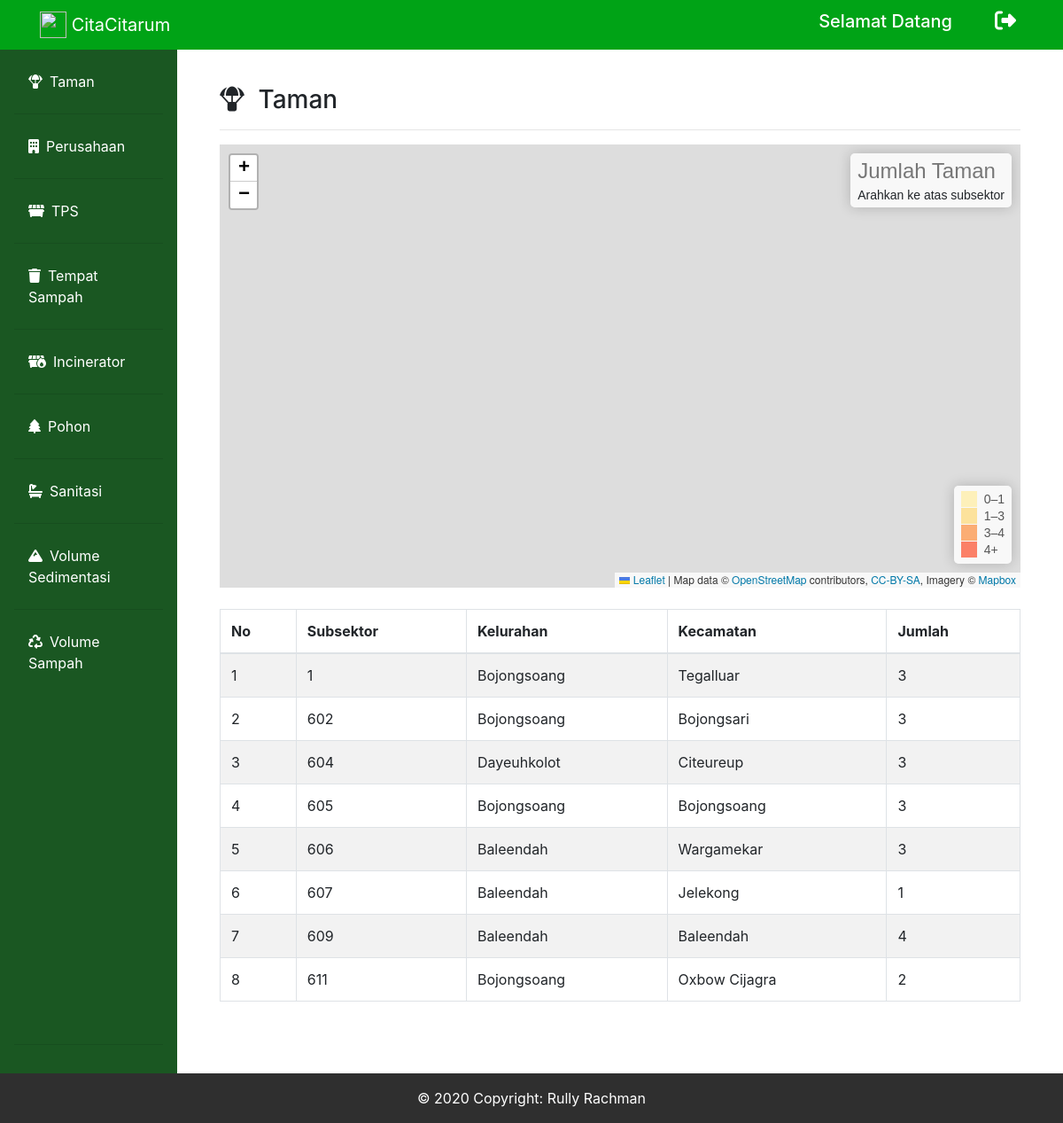
Page /dansektor_laporansektor.php on the committed database.
### tables this page shows
CREATE TABLE `taman` (
  `id_taman` int(50) NOT NULL,
  `id_subsektor` int(50) NOT NULL,
  `kelurahan` varchar(200) NOT NULL,
  `kecamatan` varchar(200) NOT NULL,
  `tahun` varchar(100) NOT NULL,
  `jumlah` int(200) NOT NULL
);

### dansektor_laporansektor.php (the view, shortened to what this page needs)
<?php
include("connect.php");
?>
<!doctype html>
<html lang="en">
  <head>
    <link rel="stylesheet" href="https://stackpath.bootstrapcdn.com/bootstrap/4.4.1/css/bootstrap.min.css">
    <link rel="stylesheet" href="https://unpkg.com/leaflet@1.6.0/dist/leaflet.css"crossorigin=""/>
    <link rel="stylesheet" href="fontawesome/css/all.min.css">
  </head>
  <body>
        <nav class="navbar navbar-expand-lg navbar-dark bg-gradient-primary fixed-top" style="background-color: #00A316" id="bar">
            <div class="container">
                <a href="dansektor_dashboard.php" class="navbar-brand" href="index.php">
                    <img src="img/logocitarum.png" width="30" height="30" class="d-inline-block align-top" alt="">  CitaCitarum</a>
                <div class="collapse navbar-collapse" id="navbarText">
                <span class="mr-5"><h5>Selamat Datang <?php echo $_SESSION["name"]?></h5></span>
                <div class="icon">
                    <h4>
                        <a href="dansubsektor_dashboard.php?logout='1'" class="text-decoration-none"><i class="fas fa-sign-out-alt mr-2" data-toggle="tooltip" title="Logout"></i></a>
                    </h4>
                </div>
        </nav>
        <div class="row no-gutters mt-5">
        <div class="col-md-2 pt-2 sidebar" style="background-color:#1A5722">
        <ul class="nav flex-column pl-3 pr-3 pb-3 p-1 pt-3" style="background-color: #1A5722">
            <li class="nav-item">
                <a class="nav-link text-white active" href="dansektor_laporansektor.php"><i class="fas fa-parachute-box mr-2"></i>Taman</a><hr>
            </li>
            <li class="nav-item">
                <a class="nav-link text-white" href="dansektor_perusahaan.php"><i class="fas fa-building mr-2"></i>Perusahaan</a><hr>
            </li>
            <li class="nav-item">
                <a class="nav-link text-white" href="dansektor_tps.php" ><i class="fas fa-dumpster mr-2"></i>TPS</a><hr>
            </li>
            <li class="nav-item">
                <a class="nav-link text-white" href="dansektor_tempatsampah.php"><i class="fas fa-trash mr-2"></i>Tempat Sampah</a><hr>
            </li>
            <li class="nav-item">
                <a class="nav-link text-white" href="dansektor_Incinerator.php"><i class="fas fa-dumpster-fire mr-2"></i>Incinerator</a><hr>
            </li>
            <li class="nav-item">
                <a class="nav-link text-white" href="dansektor_pohon.php"><i class="fas fa-tree mr-2"></i>Pohon</a><hr>
            </li>
            <li class="nav-item">
                <a class="nav-link text-white" href="dansektor_sanitasi.php"><i class="fas fa-bath mr-2"></i>Sanitasi</a><hr>
            </li>
            <li class="nav-item">
                <a class="nav-link text-white" href="dansektor_sedimentasi.php"><i class="fas fa-mountain mr-2"></i>Volume Sedimentasi</a><hr>
            </li>
            <li class="nav-item">
                <a class="nav-link text-white" href="dansektor_sampah.php" style="margin-bottom: 410px;"><i class="fas fa-recycle mr-2"></i>Volume Sampah</a><hr>
            </li>
        </ul>
        </div>
        <div class="col-md-10 p-5">
            <h3><i class="fas fa-parachute-box mr-2"></i> Taman</h3>
            <hr>
            <div id="mapid"></div>
            <br>
            <table class="table table-striped table-bordered">
            <thead>
                <tr>
                <th scope="col">No</th>
                <th scope="col">Subsektor</th>
                <th scope="col">Kelurahan</th>
                <th scope="col">Kecamatan</th>
                <th scope="col">Jumlah</th>
                </tr>
            </thead>
            <tbody>
            <?php
                $query = "SELECT * FROM taman ORDER BY id_taman ASC";
                $sql = mysqli_query($conn, $query);
                $no = 1;
                while($row = mysqli_fetch_array($sql)){
                echo "
                    <tr>
                    <td>$no</td>
                    <td>$row[id_subsektor]</td>
                    <td>$row[kecamatan]</td>
                    <td>$row[kelurahan]</td>
                    <td>$row[jumlah]</td>
                    </tr>";
                    $no++;
                }
            ?>
            </tbody>
            </table>
        </div>
    </div>
        <footer>
            <div class="footer-copyright text-center py-3">© 2020 Copyright: Rully Rachman
            </div>
        </footer>
  </body>
</html>

### dansektor_laporansektor.php (style rules this page uses)
.navbar { color: white; }
.icon a { color: white; text-decoration: none; }
.footer-copyright { background-color: #2f2f2f; color: white; }
#mapid { height: 500px; }

### rows in the picture
taman: id_subsektor "1", kecamatan "Bojongsoang", kelurahan "Tegalluar", jumlah "3"
taman: id_subsektor "602", kecamatan "Bojongsoang", kelurahan "Bojongsari", jumlah "3"
taman: id_subsektor "604", kecamatan "Dayeuhkolot", kelurahan "Citeureup", jumlah "3"
taman: id_subsektor "605", kecamatan "Bojongsoang", kelurahan "Bojongsoang", jumlah "3"
taman: id_subsektor "606", kecamatan "Baleendah", kelurahan "Wargamekar", jumlah "3"
taman: id_subsektor "607", kecamatan "Baleendah", kelurahan "Jelekong", jumlah "1"
taman: id_subsektor "609", kecamatan "Baleendah", kelurahan "Baleendah", jumlah "4"
taman: id_subsektor "611", kecamatan "Bojongsoang", kelurahan "Oxbow Cijagra", jumlah "2"
